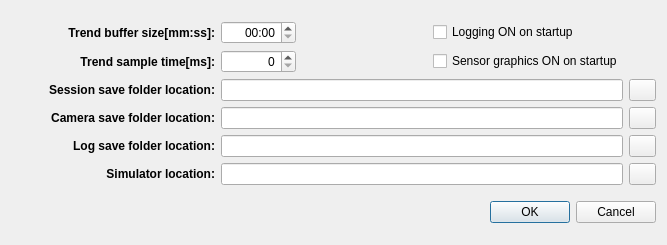
<?xml version="1.0" encoding="UTF-8"?>
<ui version="4.0">
 <class>QDialogSettings</class>
 <widget class="QDialog" name="QDialogSettings">
  <property name="geometry">
   <rect>
    <x>0</x>
    <y>0</y>
    <width>667</width>
    <height>245</height>
   </rect>
  </property>
  <property name="windowTitle">
   <string>Settings</string>
  </property>
  <layout class="QVBoxLayout" name="verticalLayout">
   <item>
    <layout class="QGridLayout" name="gridLayout">
     <item row="2" column="0">
      <widget class="QLabel" name="label_3">
       <property name="sizePolicy">
        <sizepolicy hsizetype="Fixed" vsizetype="Preferred">
         <horstretch>0</horstretch>
         <verstretch>0</verstretch>
        </sizepolicy>
       </property>
       <property name="minimumSize">
        <size>
         <width>204</width>
         <height>0</height>
        </size>
       </property>
       <property name="font">
        <font>
         <weight>75</weight>
         <bold>true</bold>
        </font>
       </property>
       <property name="text">
        <string>Session save folder location:</string>
       </property>
       <property name="alignment">
        <set>Qt::AlignRight|Qt::AlignTrailing|Qt::AlignVCenter</set>
       </property>
      </widget>
     </item>
     <item row="0" column="0">
      <widget class="QLabel" name="label">
       <property name="sizePolicy">
        <sizepolicy hsizetype="Fixed" vsizetype="Preferred">
         <horstretch>0</horstretch>
         <verstretch>0</verstretch>
        </sizepolicy>
       </property>
       <property name="minimumSize">
        <size>
         <width>204</width>
         <height>0</height>
        </size>
       </property>
       <property name="font">
        <font>
         <weight>75</weight>
         <bold>true</bold>
        </font>
       </property>
       <property name="text">
        <string>Trend buffer size[mm:ss]:</string>
       </property>
       <property name="alignment">
        <set>Qt::AlignRight|Qt::AlignTrailing|Qt::AlignVCenter</set>
       </property>
      </widget>
     </item>
     <item row="1" column="0">
      <widget class="QLabel" name="label_2">
       <property name="sizePolicy">
        <sizepolicy hsizetype="Fixed" vsizetype="Preferred">
         <horstretch>0</horstretch>
         <verstretch>0</verstretch>
        </sizepolicy>
       </property>
       <property name="minimumSize">
        <size>
         <width>204</width>
         <height>0</height>
        </size>
       </property>
       <property name="font">
        <font>
         <weight>75</weight>
         <bold>true</bold>
        </font>
       </property>
       <property name="text">
        <string>Trend sample time[ms]:</string>
       </property>
       <property name="alignment">
        <set>Qt::AlignRight|Qt::AlignTrailing|Qt::AlignVCenter</set>
       </property>
      </widget>
     </item>
     <item row="0" column="1">
      <widget class="QTimeEdit" name="trendTimeSpan">
       <property name="minimumSize">
        <size>
         <width>75</width>
         <height>0</height>
        </size>
       </property>
       <property name="maximumSize">
        <size>
         <width>50</width>
         <height>16777215</height>
        </size>
       </property>
       <property name="alignment">
        <set>Qt::AlignRight|Qt::AlignTrailing|Qt::AlignVCenter</set>
       </property>
       <property name="buttonSymbols">
        <enum>QAbstractSpinBox::UpDownArrows</enum>
       </property>
       <property name="maximumTime">
        <time>
         <hour>0</hour>
         <minute>59</minute>
         <second>59</second>
        </time>
       </property>
       <property name="displayFormat">
        <string>mm:ss</string>
       </property>
      </widget>
     </item>
     <item row="3" column="0">
      <widget class="QLabel" name="label_4">
       <property name="sizePolicy">
        <sizepolicy hsizetype="Fixed" vsizetype="Preferred">
         <horstretch>0</horstretch>
         <verstretch>0</verstretch>
        </sizepolicy>
       </property>
       <property name="minimumSize">
        <size>
         <width>204</width>
         <height>0</height>
        </size>
       </property>
       <property name="font">
        <font>
         <weight>75</weight>
         <bold>true</bold>
        </font>
       </property>
       <property name="text">
        <string>Camera save folder location:</string>
       </property>
       <property name="alignment">
        <set>Qt::AlignRight|Qt::AlignTrailing|Qt::AlignVCenter</set>
       </property>
      </widget>
     </item>
     <item row="4" column="0">
      <widget class="QLabel" name="label_5">
       <property name="sizePolicy">
        <sizepolicy hsizetype="Fixed" vsizetype="Preferred">
         <horstretch>0</horstretch>
         <verstretch>0</verstretch>
        </sizepolicy>
       </property>
       <property name="minimumSize">
        <size>
         <width>204</width>
         <height>0</height>
        </size>
       </property>
       <property name="font">
        <font>
         <weight>75</weight>
         <bold>true</bold>
        </font>
       </property>
       <property name="text">
        <string>Log save folder location:</string>
       </property>
       <property name="alignment">
        <set>Qt::AlignRight|Qt::AlignTrailing|Qt::AlignVCenter</set>
       </property>
      </widget>
     </item>
     <item row="5" column="0">
      <widget class="QLabel" name="label_6">
       <property name="sizePolicy">
        <sizepolicy hsizetype="Fixed" vsizetype="Preferred">
         <horstretch>0</horstretch>
         <verstretch>0</verstretch>
        </sizepolicy>
       </property>
       <property name="minimumSize">
        <size>
         <width>204</width>
         <height>0</height>
        </size>
       </property>
       <property name="font">
        <font>
         <weight>75</weight>
         <bold>true</bold>
        </font>
       </property>
       <property name="text">
        <string>Simulator location:</string>
       </property>
       <property name="alignment">
        <set>Qt::AlignRight|Qt::AlignTrailing|Qt::AlignVCenter</set>
       </property>
      </widget>
     </item>
     <item row="4" column="4">
      <widget class="QPushButton" name="searchLog">
       <property name="maximumSize">
        <size>
         <width>27</width>
         <height>16777215</height>
        </size>
       </property>
       <property name="text">
        <string/>
       </property>
       <property name="icon">
        <iconset resource="images.qrc">
         <normaloff>:/images/icons/open.png</normaloff>:/images/icons/open.png</iconset>
       </property>
      </widget>
     </item>
     <item row="2" column="4">
      <widget class="QPushButton" name="searchArena">
       <property name="maximumSize">
        <size>
         <width>27</width>
         <height>16777215</height>
        </size>
       </property>
       <property name="text">
        <string/>
       </property>
       <property name="icon">
        <iconset resource="images.qrc">
         <normaloff>:/images/icons/open.png</normaloff>:/images/icons/open.png</iconset>
       </property>
      </widget>
     </item>
     <item row="3" column="4">
      <widget class="QPushButton" name="searchCam">
       <property name="maximumSize">
        <size>
         <width>27</width>
         <height>16777215</height>
        </size>
       </property>
       <property name="text">
        <string/>
       </property>
       <property name="icon">
        <iconset resource="images.qrc">
         <normaloff>:/images/icons/open.png</normaloff>:/images/icons/open.png</iconset>
       </property>
      </widget>
     </item>
     <item row="5" column="4">
      <widget class="QPushButton" name="searchSim">
       <property name="maximumSize">
        <size>
         <width>27</width>
         <height>16777215</height>
        </size>
       </property>
       <property name="text">
        <string/>
       </property>
       <property name="icon">
        <iconset resource="images.qrc">
         <normaloff>:/images/icons/open.png</normaloff>:/images/icons/open.png</iconset>
       </property>
      </widget>
     </item>
     <item row="2" column="1" colspan="3">
      <widget class="QLineEdit" name="arenaFolder"/>
     </item>
     <item row="1" column="3">
      <widget class="QCheckBox" name="forceScene">
       <property name="text">
        <string>Sensor graphics ON on startup</string>
       </property>
      </widget>
     </item>
     <item row="0" column="3">
      <widget class="QCheckBox" name="forceLog">
       <property name="text">
        <string>Logging ON on startup</string>
       </property>
      </widget>
     </item>
     <item row="5" column="1" colspan="3">
      <widget class="QLineEdit" name="simFile"/>
     </item>
     <item row="4" column="1" colspan="3">
      <widget class="QLineEdit" name="logFolder"/>
     </item>
     <item row="3" column="1" colspan="3">
      <widget class="QLineEdit" name="camFolder"/>
     </item>
     <item row="0" column="2">
      <spacer name="horizontalSpacer">
       <property name="orientation">
        <enum>Qt::Horizontal</enum>
       </property>
       <property name="sizeType">
        <enum>QSizePolicy::Fixed</enum>
       </property>
       <property name="sizeHint" stdset="0">
        <size>
         <width>50</width>
         <height>20</height>
        </size>
       </property>
      </spacer>
     </item>
     <item row="1" column="1">
      <widget class="QSpinBox" name="trendSampleTime">
       <property name="minimumSize">
        <size>
         <width>75</width>
         <height>0</height>
        </size>
       </property>
       <property name="alignment">
        <set>Qt::AlignRight|Qt::AlignTrailing|Qt::AlignVCenter</set>
       </property>
      </widget>
     </item>
    </layout>
   </item>
   <item>
    <widget class="QDialogButtonBox" name="buttonBox">
     <property name="orientation">
      <enum>Qt::Horizontal</enum>
     </property>
     <property name="standardButtons">
      <set>QDialogButtonBox::Cancel|QDialogButtonBox::Ok</set>
     </property>
    </widget>
   </item>
  </layout>
 </widget>
 <resources>
  <include location="images.qrc"/>
 </resources>
 <connections>
  <connection>
   <sender>buttonBox</sender>
   <signal>accepted()</signal>
   <receiver>QDialogSettings</receiver>
   <slot>saveConfig()</slot>
   <hints>
    <hint type="sourcelabel">
     <x>248</x>
     <y>254</y>
    </hint>
    <hint type="destinationlabel">
     <x>157</x>
     <y>274</y>
    </hint>
   </hints>
  </connection>
  <connection>
   <sender>buttonBox</sender>
   <signal>rejected()</signal>
   <receiver>QDialogSettings</receiver>
   <slot>reject()</slot>
   <hints>
    <hint type="sourcelabel">
     <x>316</x>
     <y>260</y>
    </hint>
    <hint type="destinationlabel">
     <x>286</x>
     <y>274</y>
    </hint>
   </hints>
  </connection>
  <connection>
   <sender>searchLog</sender>
   <signal>clicked()</signal>
   <receiver>QDialogSettings</receiver>
   <slot>findFolder()</slot>
   <hints>
    <hint type="sourcelabel">
     <x>643</x>
     <y>155</y>
    </hint>
    <hint type="destinationlabel">
     <x>333</x>
     <y>122</y>
    </hint>
   </hints>
  </connection>
  <connection>
   <sender>searchCam</sender>
   <signal>clicked()</signal>
   <receiver>QDialogSettings</receiver>
   <slot>findFolder()</slot>
   <hints>
    <hint type="sourcelabel">
     <x>643</x>
     <y>122</y>
    </hint>
    <hint type="destinationlabel">
     <x>333</x>
     <y>122</y>
    </hint>
   </hints>
  </connection>
  <connection>
   <sender>searchArena</sender>
   <signal>clicked()</signal>
   <receiver>QDialogSettings</receiver>
   <slot>findFolder()</slot>
   <hints>
    <hint type="sourcelabel">
     <x>643</x>
     <y>89</y>
    </hint>
    <hint type="destinationlabel">
     <x>333</x>
     <y>122</y>
    </hint>
   </hints>
  </connection>
  <connection>
   <sender>searchSim</sender>
   <signal>clicked()</signal>
   <receiver>QDialogSettings</receiver>
   <slot>findFolder()</slot>
   <hints>
    <hint type="sourcelabel">
     <x>643</x>
     <y>188</y>
    </hint>
    <hint type="destinationlabel">
     <x>333</x>
     <y>122</y>
    </hint>
   </hints>
  </connection>
 </connections>
 <slots>
  <slot>findFolder()</slot>
  <slot>saveConfig()</slot>
 </slots>
</ui>
